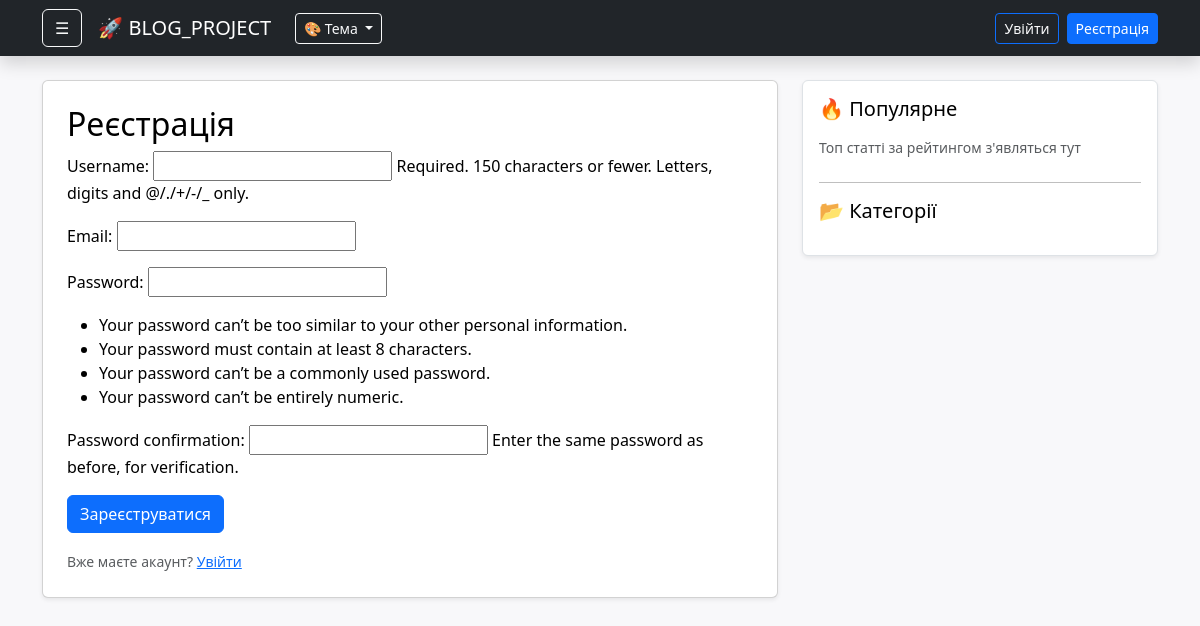
Before: /register/ with the older database file.
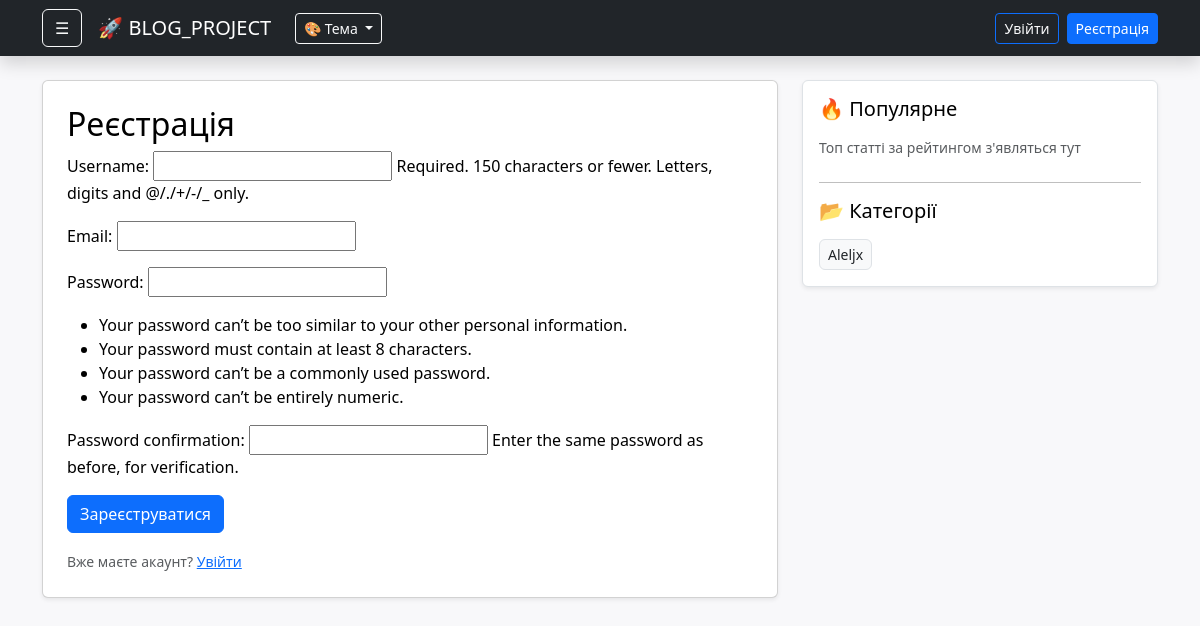
After: the same page with the newer database file.
### main/models.py (models this page shows, shortened)
class Category(models.Model):
    name = models.CharField(max_length=100, verbose_name="Назва категорії")
    image = models.ImageField(upload_to='categories/', null=True, blank=True, verbose_name="Зображення")
    class Meta:
        verbose_name = "Категорія"
        verbose_name_plural = "Категорії"

### main/views.py (the view)
# urls.py: path('register/', views.register, name='register'),
def register(request):
    if request.method == 'POST':
        form = UserRegisterForm(request.POST)
        if form.is_valid():
            form.save()
            username = form.cleaned_data.get('username')
            messages.success(request, f'Акаунт створено для {username}!')
            return redirect('login')
    else:
        form = UserRegisterForm()
    return render(request, 'main/register.html', {'form': form})

### main/forms.py
class UserRegisterForm(UserCreationForm):
    email = forms.EmailField()
    class Meta:
        model = User
        fields = ['username', 'email']

### main/context_processors.py (called while the page is built)
def categories_processor(request):
    return {
        'categories': Category.objects.all()
    }

### templates/main/register.html (shortened to what this page needs)
{% extends 'main/base.html' %}
{% block content %}
    <div class="card p-4 shadow-sm">
        <h2>Реєстрація</h2>
        <form method="POST">
            {{ form.as_p }}
            <button class="btn btn-primary" type="submit">Зареєструватися</button>
        </form>
        <div class="mt-3">
            <small class="text-muted">Вже маєте акаунт? <a href="{% url 'login' %}">Увійти</a></small>
        </div>
    </div>
{% endblock %}

### templates/main/base.html (shortened to what this page needs)
<!DOCTYPE html>
<html lang="uk">
<head>
    <link href="https://cdn.jsdelivr.net/npm/bootstrap@5.3.0/dist/css/bootstrap.min.css" rel="stylesheet">
</head>
<body>
    <nav class="navbar navbar-expand-lg navbar-dark bg-dark mb-4 shadow">
        <div class="container">
            <div class="d-flex align-items-center">
                <button class="btn btn-outline-light me-3" type="button" data-bs-toggle="offcanvas" data-bs-target="#sidebarMenu">
                    ☰
                </button>
                <a class="navbar-brand" href="{% url 'index' %}">🚀 BLOG_PROJECT</a>
                <div class="dropdown ms-2">
                    <button class="btn btn-outline-light btn-sm dropdown-toggle" type="button" data-bs-toggle="dropdown">
                        🎨 Тема
                    </button>
                </div>
            </div>
            <div class="navbar-nav ms-auto align-items-center gap-2">
                {% if user.is_authenticated %}
                    <span class="nav-link text-light me-1 small">👋 {{ user.username }}</span>
                    {% if user.is_staff %}
                        <a class="btn btn-outline-secondary btn-sm text-light" href="/admin/">Адмінка</a>
                    {% endif %}
                    <form action="{% url 'logout' %}" method="post" class="d-inline">
                        {% csrf_token %}
                        <button type="submit" class="btn btn-danger btn-sm">Вийти</button>
                    </form>
                {% else %}
                    <a class="btn btn-outline-primary btn-sm text-light" href="{% url 'login' %}">Увійти</a>
                    <a class="btn btn-primary btn-sm text-white" href="{% url 'register' %}">Реєстрація</a>
                {% endif %}
            </div>
        </div>
    </nav>
    <div class="container">
        <div class="row">
            <div class="col-md-8">
                {% block content %}{% endblock %}
            </div>
            <div class="col-md-4 d-none d-md-block">
                <div class="sidebar shadow-sm border p-3 rounded">
                    <h5 class="mb-3">🔥 Популярне</h5>
                    <p class="small text-muted mb-4">Топ статті за рейтингом з'являться тут</p>
                    <hr>
                    <div class="d-flex justify-content-between align-items-center mb-3">
                        <h5 class="mb-0">📂 Категорії</h5>
                    </div>
                    <div class="d-flex flex-wrap gap-2">
                        {% for cat in categories %}
                            <div class="d-flex align-items-center bg-light border rounded px-2 py-1">
                                <a href="?category={{ cat.id }}" class="text-dark text-decoration-none small">
                                    {{ cat.name }}
                                </a>
                            </div>
                        {% endfor %}
                    </div>
                </div>
            </div>
        </div>
    </div>
</body>
</html>

Changed rows visible on the page:
added Category: name "Aleljx"
